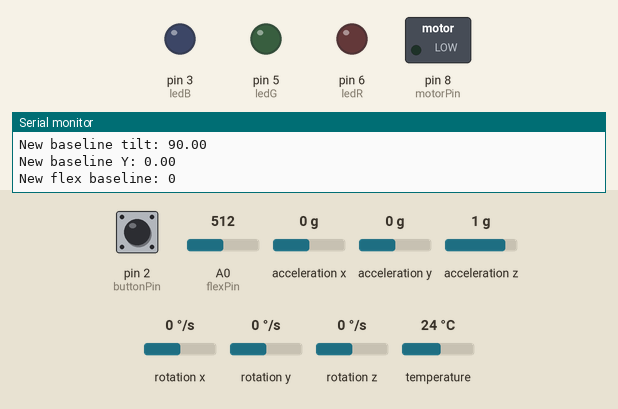
Simulated run of this sketch. Board: Arduino Uno, built with avr-gcc and run on an emulated ATmega328P. Shown: switched loads named in the sketch (green lamp = pin HIGH), output pins drawn as LEDs (lit = HIGH), the last lines printed to the serial monitor. Dashed ring = blinking. The test bench sets the inputs (shaded band); at power-on: pin 2 (buttonPin) HIGH, acceleration y 0 g, A0 (flexPin) = 512, acceleration x 0 g, acceleration z 1 g, rotation x 0 °/s, rotation y 0 °/s, rotation z 0 °/s, temperature 24 °C.

Above: at 3.6 s.
3.7 s: pin 2 (buttonPin) pulled LOW for 0.15 s
At 5.3 s:
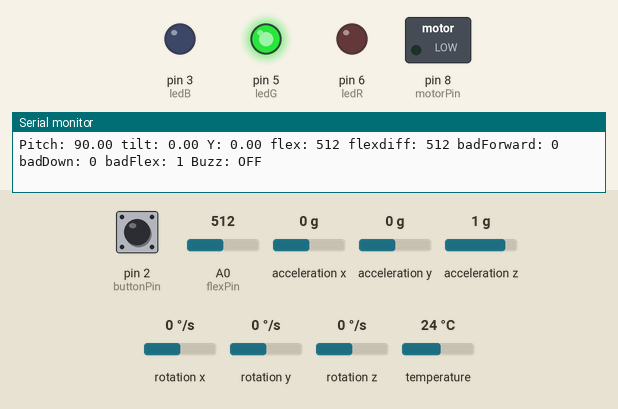
5.6 s: acceleration y set to -1.4 g
8.6 s: pin 2 (buttonPin) pulled LOW for 1 s
At 9.66 s:
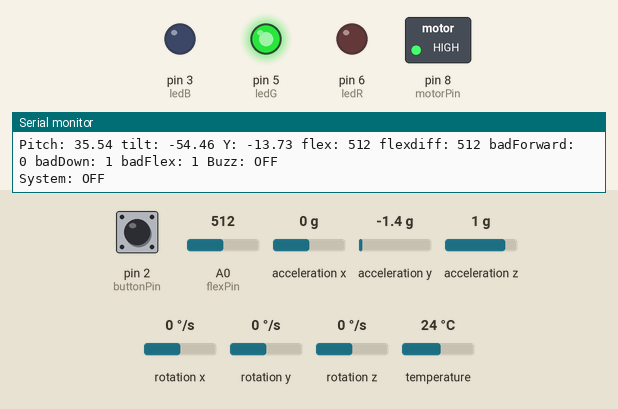
11.2 s: pin 2 (buttonPin) pulled LOW for 0.15 s
At 12.4 s:
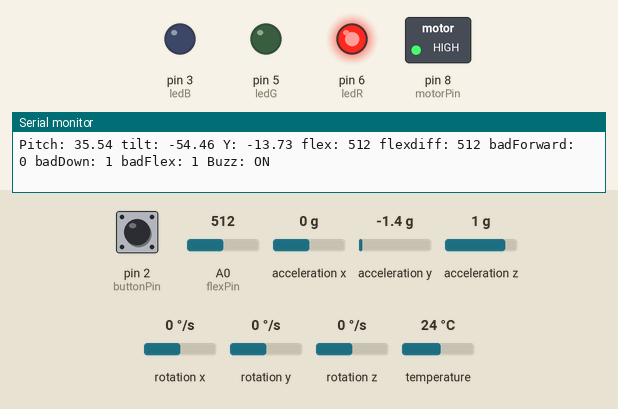
13.1 s: pin 2 (buttonPin) pulled LOW for 3.2 s
At 16.34 s:
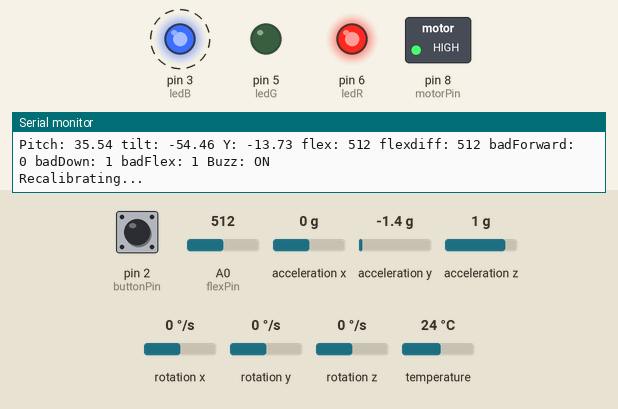
19.3 s: pin 2 (buttonPin) pulled LOW for 3.2 s
At 22.53 s:
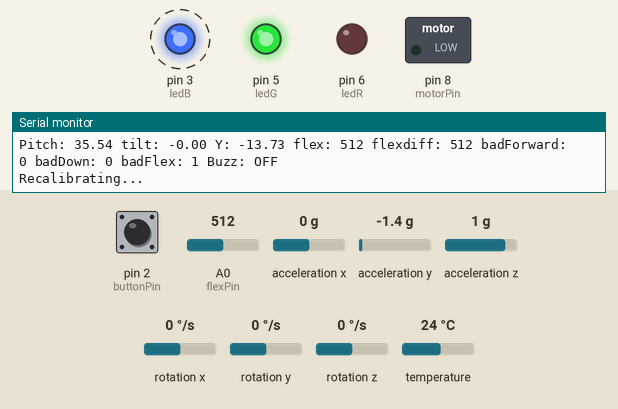
Timing chart, 0 to 25.5 s (numbered marks = the images above; inputs shaded):
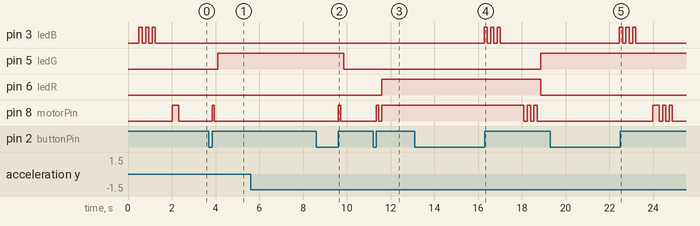

Measured:
- after the input at 3.7 s, pin 5 (ledG): LOW → HIGH after 0.41 s; pin 8 (motorPin): LOW → HIGH after 0.15 s, → LOW 0.10 s later
- after the input at 8.6 s, pin 5 (ledG): HIGH → LOW after 1.3 s instead of 2.2 s; pin 6 (ledR): stays LOW (without the input it goes to HIGH after 2.2 s); pin 8 (motorPin): LOW → HIGH after 1.0 s instead of 2.2 s
- after the input at 11.2 s, pin 6 (ledR): LOW → HIGH after 0.41 s; pin 8 (motorPin): LOW → HIGH after 0.15 s, → LOW 0.10 s later, → HIGH 0.16 s later
- after the input at 13.1 s, pin 3 (ledB): alternates HIGH for 0.15 s and LOW for 0.15 s, 6 changes in all, then stays LOW, starting after 3.2 s; pin 5 (ledG): LOW → HIGH after 5.8 s; pin 6 (ledR): HIGH → LOW after 5.8 s; pin 8 (motorPin): alternates HIGH for 0.15 s and LOW for 0.15 s, 5 changes in all, then stays LOW, starting after 5.0 s
- after the input at 19.3 s, pin 3 (ledB): alternates HIGH for 0.15 s and LOW for 0.15 s, 6 changes in all, then stays LOW, starting after 3.2 s; pin 8 (motorPin): LOW → HIGH after 4.7 s, then repeats every 0.30 s: LOW 0.15 s, HIGH 0.15 s, until it stays LOW from 24.9 s

The sketch:

posture2.ino
```cpp
#include <Wire.h>
#include <Adafruit_MPU6050.h>
#include <Adafruit_Sensor.h>

Adafruit_MPU6050 mpu;

const int flexPin = A0;
const int motorPin = 8;
const int buttonPin = 2;

const int ledR = 6;
const int ledG = 5;
const int ledB = 3;

//adjust threshold if not sensitive enough (make smaller) forward tilt
//if too sensitive make larger
float tiltThreshold = 7.5; //degrees from baseline posture
float downThreshold = -0.7;
int flexThreshold = 60;
const unsigned long badPostureDelayMs = 5000; //grace period before buzz

float tiltBaseline = 0;
float yBaseline = 9.8;
int flexBaseline = 0;

bool systemOn = false;

unsigned long buttonStartTime = 0;
bool buttonWasPressed = false;
bool longPress = false;

unsigned long badPostureStartTime = 0;

void setup() {
  Serial.begin(115200);
  pinMode(motorPin, OUTPUT);
  pinMode(buttonPin, INPUT_PULLUP);
  pinMode(ledR, OUTPUT);
  pinMode(ledG, OUTPUT);
  pinMode(ledB, OUTPUT);
  if (!mpu.begin()) {
    Serial.println("Can't find mpu");
    while(1);
  }
  delay(500);
  recalibrateSensors(); //starts off with recalibration so must be sitting straight when plugged in
}

void loop() {
  button();
  if (!systemOn) {
    digitalWrite(motorPin, LOW);
    ledStatus(false, false);
    return;
  }
  bool buzz = checkPosture();
  digitalWrite(motorPin, buzz ? HIGH : LOW);
  ledStatus(true, buzz);
  delay(100);
}

void button() {
  bool currentlyPressed = (digitalRead(buttonPin) == LOW); // active LOW
  if (currentlyPressed && !buttonWasPressed) {
    buttonStartTime = millis();
    longPress = false;
  }
  if (!currentlyPressed && buttonWasPressed) {
    unsigned long pressTime = millis() - buttonStartTime;

    //some short press turns on/off system
    if (pressTime < 1000 && !longPress) {
      systemOn = !systemOn;
      Serial.print("System: ");
      Serial.println(systemOn ? "ON" : "OFF");
      coinVibrator(1, 100);
    }
  }
  //long press >3s recalibrates
  if (currentlyPressed && !longPress && (millis() - buttonStartTime >= 3000)) {
    recalibrateSensors();
    coinVibrator(2, 150);
    longPress = true;
  }
  buttonWasPressed = currentlyPressed;
}

bool checkPosture() {
  sensors_event_t a, g, temp;
  mpu.getEvent(&a, &g, &temp);
  float pitch = atan2(a.acceleration.z, sqrt(a.acceleration.x * a.acceleration.x + a.acceleration.y * a.acceleration.y)) * (180.0 / PI);
  //changes from baseline
  float tiltChange = pitch - tiltBaseline;
  float yChange = a.acceleration.y - yBaseline;
  //flex (added sensor)
  int flexVal = analogRead(flexPin);
  int flexChange = flexVal - flexBaseline;

  bool badFlex = flexChange > flexThreshold;
  bool badForward = tiltChange > tiltThreshold; //forward tilt
  bool badDown = yChange < downThreshold;  //down measurment (shoulders/torso drops)
  bool badTilt = badForward || badDown;
  bool badPosture = badTilt || badFlex;

  //delay
  if (badTilt) {
   if (badPostureStartTime == 0) badPostureStartTime = millis();
  } else {
   badPostureStartTime = 0;
  }
  bool buzz = badTilt && (millis() - badPostureStartTime >= badPostureDelayMs);

  Serial.print("Pitch: "); Serial.print(pitch);
  Serial.print(" tilt: "); Serial.print(tiltChange);
  Serial.print(" Y: "); Serial.print(a.acceleration.y);
  Serial.print(" flex: "); Serial.print(flexVal);
  Serial.print(" flexdiff: "); Serial.print(flexChange);
  Serial.print(" badForward: "); Serial.print(badForward);
  Serial.print(" badDown: "); Serial.print(badDown);
  Serial.print(" badFlex: "); Serial.print(badFlex);
  Serial.print(" Buzz: "); Serial.println(buzz ? "ON" : "OFF");
  return buzz;
}

void recalibrateSensors() {
  Serial.println("Recalibrating...");
  sensors_event_t a, g, temp;
  float sumPitch = 0;
  float sumY = 0;
  long flexSum = 0;
  //show recalib by blue blink
  for (int i = 0; i < 3; i++){
    digitalWrite(ledB, HIGH);
    delay(150);
    digitalWrite(ledB, LOW);
    delay(150);
  }
  for (int i = 0; i < 50; i++) {
    mpu.getEvent(&a, &g, &temp);
    float pitch = atan2(a.acceleration.z, sqrt(a.acceleration.x * a.acceleration.x + a.acceleration.y * a.acceleration.y)) * (180.0 / PI);
    sumPitch += pitch;
    sumY+=a.acceleration.y;
    delay(10);
  }
  tiltBaseline = sumPitch /50.0;
  yBaseline = sumY /50.0;
  Serial.print("New baseline tilt: ");
  Serial.println(tiltBaseline);
  Serial.print("New baseline Y: ");
  Serial.println(yBaseline);
  Serial.print("New flex baseline: ");
  Serial.println(flexBaseline);
  coinVibrator(1, 300);
}

void coinVibrator(int numOfBuzzes, int buzzLength) {
  for (int i = 0; i < numOfBuzzes; i++) {
    digitalWrite(motorPin, HIGH);
    delay(buzzLength);
    digitalWrite(motorPin, LOW);
    delay(150);
  }
}

void ledStatus(bool systemOn, bool badPosture) {
  if (!systemOn) {
    digitalWrite(ledR, LOW);
    digitalWrite(ledG, LOW);
    digitalWrite(ledB, LOW);
    return;
  }
  if (badPosture){
    //red
    digitalWrite(ledR, HIGH);
    digitalWrite(ledG, LOW);
    digitalWrite(ledB, LOW);
  }else{
    //green
    digitalWrite(ledR, LOW);
    digitalWrite(ledG, HIGH);
    digitalWrite(ledB, LOW);
  }
}
```
